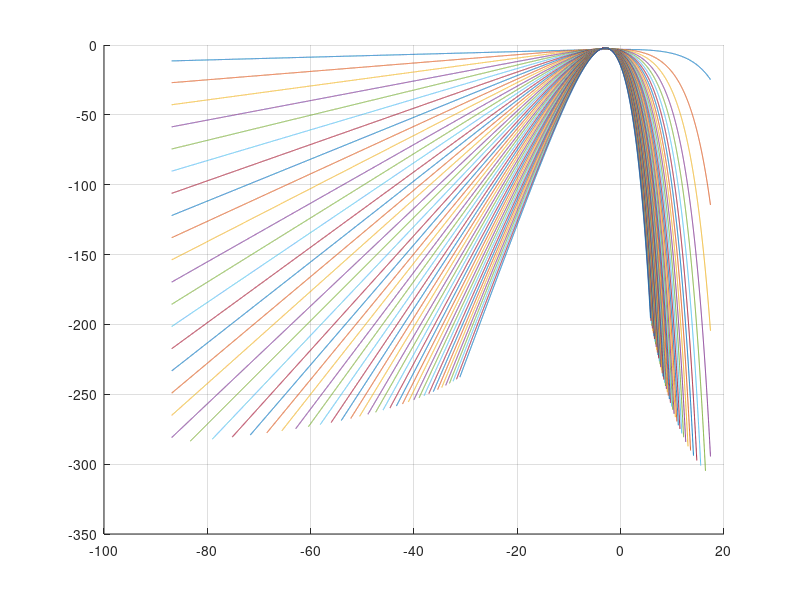

The MATLAB script that drew this image:
%%
clear all;

testList = 1:4:200;
resultList = zeros(size(testList));
for idx1 = 1:size(testList,2)
    theN = testList(idx1); theAlpha = 0.001;
    kList = -10000:2000;
    tmpItem1 = theAlpha ./ ((1 - theAlpha) .^ ((theN+1)*kList));
    tmpItem2 = exp(-theN ./ ((1 - theAlpha) .^ (2*kList)));
    tmpY = tmpItem1 .* tmpItem2;
    figure(1); hold on; grid on;
%     plot(kList, log10(tmpY)); plot(kList, log10(tmpItem1), '--'); plot(kList, log10(tmpItem2), ':');
    plot(kList .* -mag2db(1-theAlpha), log10(tmpY ./ sum(tmpY)));
%     resultList(idx1) = log10(sum(tmpY));
end
% plot(testList, resultList, '*-'); grid on;


% testList = [0];
% testList2 = 1:2:80;
% resultList = zeros(size(testList, 2), size(testList2,2));
% for idx1 = 1:size(testList,2)
%     for idx2 = 1:size(testList2,2)
%     thePdB = testList(idx1); theN = testList2(idx2);
%     noisePwrdB_List = -200:0.00001:100; rho_List = db2mag(noisePwrdB_List);
%     theAlpha = 1 - db2mag(noisePwrdB_List(1) - noisePwrdB_List(2)); deltaLen = theAlpha * rho_List;
%     resultList(idx1, idx2) = sum(((rho_List .* exp(-(rho_List .^ 2)/(2 * db2pow(thePdB)))) .^ theN) .* deltaLen);
%     end
% end
% % mesh(testList2, testList, log10(resultList));
% plot(testList, log10(resultList(:, :)), '.-'); grid on; hold on;

% testDDD = [0.00001, 0.0001, 0.001, 0.01];
% theSum = zeros(size(testDDD));
% for idx = 1:size(testDDD, 2)
%     ddd = testDDD(idx); thePdB = 0; theN = 1;
%     noisePwrdB_List = -200:ddd:100; rho_List = db2mag(noisePwrdB_List);
%     theAlpha = 1 - db2mag(noisePwrdB_List(1) - noisePwrdB_List(2)); deltaLen = theAlpha * rho_List;
%     theSum(idx) = sum(((rho_List .* exp(-(rho_List .^ 2)/(2 * db2pow(thePdB)))) .^ theN) .* deltaLen);
% %     theSum(idx) = sum(((rho_List .* exp(-(rho_List .^ 2)/(2 * db2pow(thePdB)))) .^ theN));
% end
% plot(testDDD, theSum, '*-'); grid on; hold on;
% plot(rho_List, tmpY, '*-'); grid on; hold on;
